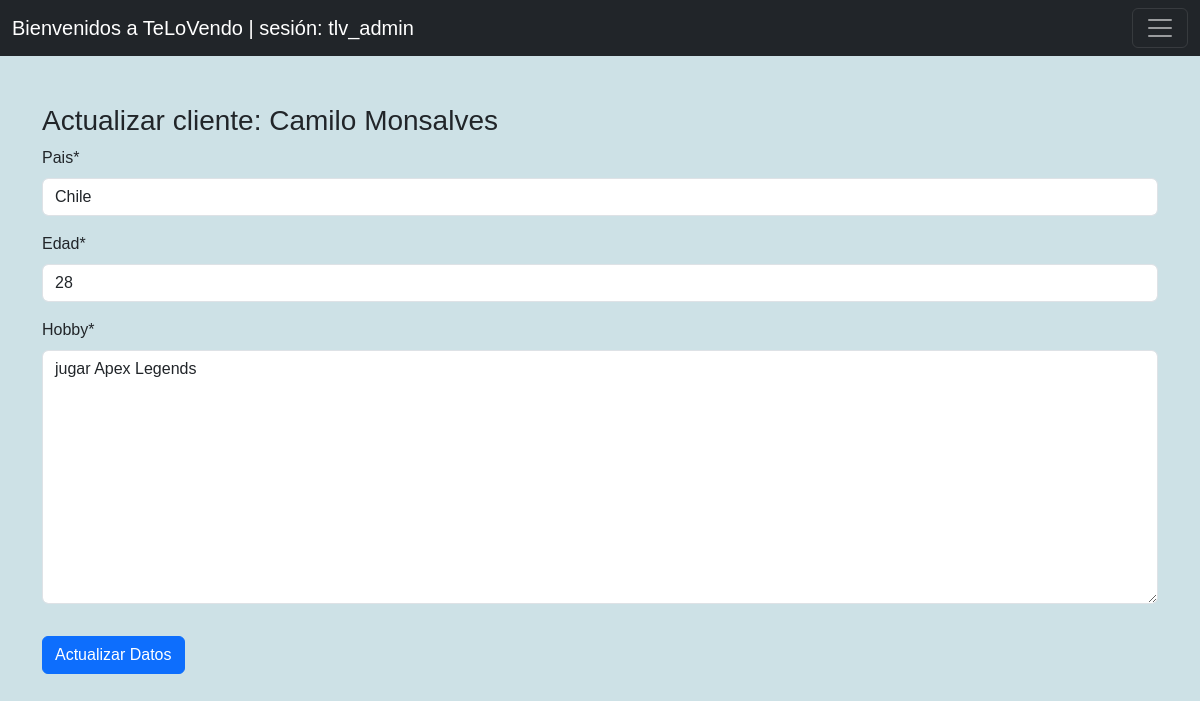
The page /landing/cliente/2/update (signed in) on the database as committed earlier.
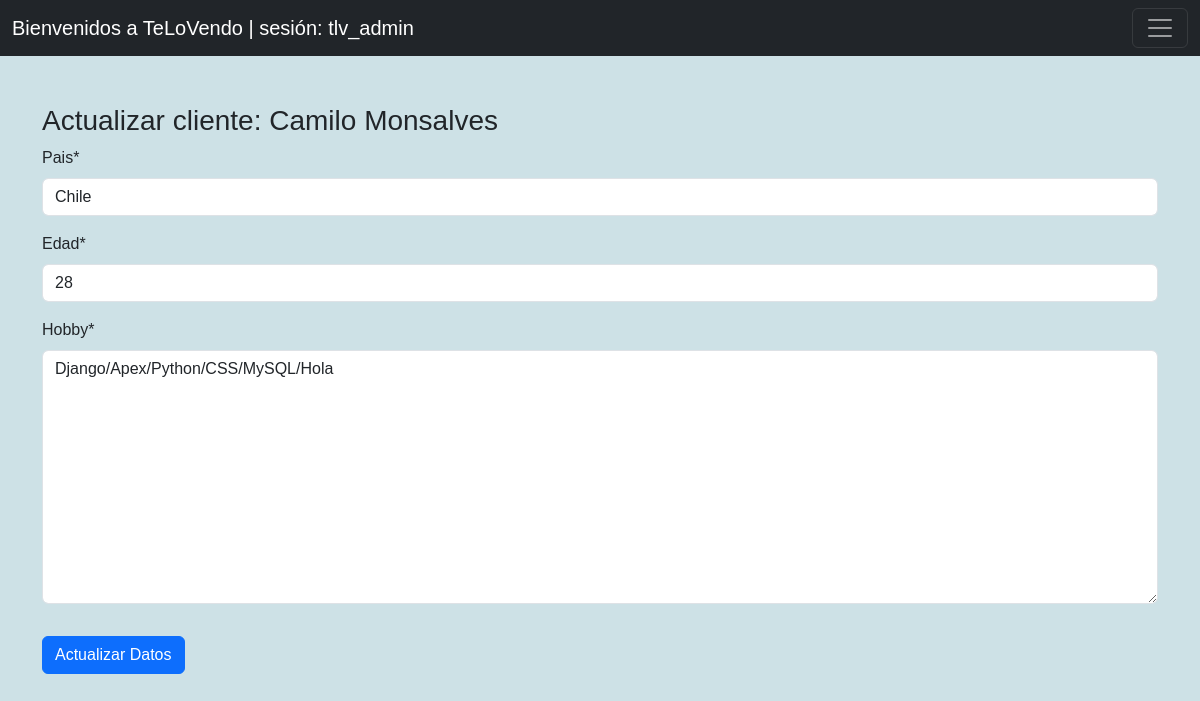
The same page on the database as committed later.
### TLV_App/models.py (models this page shows, shortened)
class Usuario(models.Model):
    nombre = models.CharField(max_length=100)
    apellido = models.CharField(max_length=100)
    pais = models.CharField(max_length=50)
    edad = models.IntegerField()
    hobby = models.TextField()
    autor = models.ForeignKey(User, on_delete=models.CASCADE, null=True)

### TLV_App/views.py (the view, shortened to what this page needs)
# urls.py: path('cliente/<int:pk>/update', views.UpdateUsuarioView.as_view(), name='cliente-update')
class UpdateUsuarioView(LoginRequiredMixin, UpdateView):
    model = Usuario
    template_name = 'cliente_update.html'
    fields = ['pais', 'edad', 'hobby']
    def dispatch(self, request, *args, **kwargs):
        if not request.user.is_authenticated:
            messages.warning(request, "Debes iniciar sesión para actualizar un cliente.")
            return redirect(reverse('usuario-login'))
        return super().dispatch(request, *args, **kwargs)

### TLV_App/templates/cliente_update.html (shortened to what this page needs)
{% extends 'base.html' %}
{% load crispy_forms_tags %}
{% block usuario %}
    <div class="container">
        <h3>Actualizar cliente: {{usuario.nombre}} {{usuario.apellido}}</h1>
        <form method="POST">
            {{form | crispy}}
        <button type="submit" class="btn btn-primary mt-3">Actualizar Datos</button>
        </form>
    </div>
{% endblock %}

Rows that differ between the two databases and show on the page:
changed Usuario "Camilo": hobby "jugar Apex Legends" → "Django/Apex/Python/CSS/MySQL/Hola"
